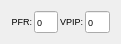
  <widget class="QWidget" name="layoutWidget">
   <property name="geometry">
    <rect>
     <x>342</x>
     <y>12</y>
     <width>121</width>
     <height>25</height>
    </rect>
   </property>
   <layout class="QGridLayout" name="gridLayout">
    <property name="horizontalSpacing">
     <number>2</number>
    </property>
    <item row="0" column="2">
     <widget class="QLabel" name="label_vpip">
      <property name="font">
       <font>
        <pointsize>7</pointsize>
       </font>
      </property>
      <property name="text">
       <string>&lt;html&gt;&lt;head/&gt;&lt;body&gt;&lt;p align=&quot;justify&quot;&gt;VPIP:&lt;/p&gt;&lt;/body&gt;&lt;/html&gt;</string>
      </property>
      <property name="indent">
       <number>0</number>
      </property>
     </widget>
    </item>
    <item row="0" column="4">
     <widget class="QLineEdit" name="line_vpip">
      <property name="font">
       <font>
        <pointsize>7</pointsize>
       </font>
      </property>
      <property name="text">
       <string>0</string>
      </property>
     </widget>
    </item>
    <item row="0" column="0">
     <widget class="QLabel" name="label_pfr">
      <property name="font">
       <font>
        <pointsize>7</pointsize>
       </font>
      </property>
      <property name="text">
       <string>&lt;html&gt;&lt;head/&gt;&lt;body&gt;&lt;p align=&quot;right&quot;&gt;PFR:&lt;/p&gt;&lt;/body&gt;&lt;/html&gt;</string>
      </property>
     </widget>
    </item>
    <item row="0" column="1">
     <widget class="QLineEdit" name="line_pfr">
      <property name="font">
       <font>
        <pointsize>7</pointsize>
       </font>
      </property>
      <property name="text">
       <string>0</string>
      </property>
     </widget>
    </item>
   </layout>
  </widget>
